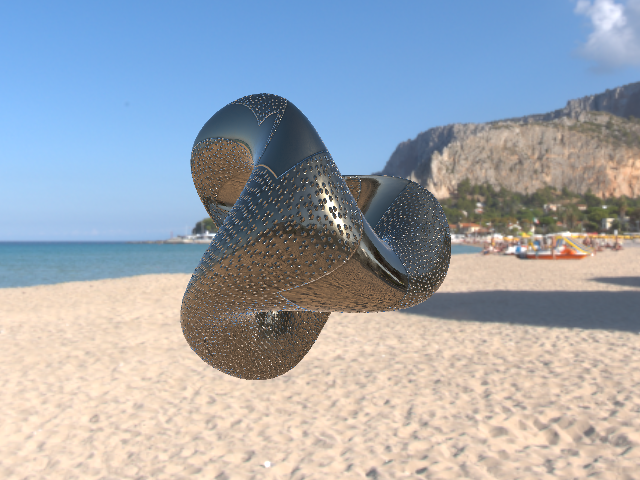

This figure's Python source:
#!/usr/bin/env python

# Demonstrate physically based rendering with isotropic texturing on Boy's
# parametric surface.  Albedo, normal, and ORM (occlusion/roughness/metallic)
# textures are applied.  An HDR equirectangular environment map provides
# image-based lighting and a skybox backdrop.

import os
from pathlib import Path

# Factory overrides: importing these modules registers the OpenGL rendering
# and interaction style implementations for vtkRenderingCore factory classes.
import vtkmodules.vtkInteractionStyle  # noqa: F401
import vtkmodules.vtkRenderingOpenGL2  # noqa: F401

# VTK pipeline classes used in this example
from vtkmodules.vtkCommonComputationalGeometry import vtkParametricBoy
from vtkmodules.vtkFiltersCore import vtkPolyDataTangents
from vtkmodules.vtkFiltersSources import vtkParametricFunctionSource
from vtkmodules.vtkIOImage import (
    vtkHDRReader,
    vtkPNGReader,
)
from vtkmodules.vtkRenderingCore import (
    vtkActor,
    vtkPolyDataMapper,
    vtkRenderWindow,
    vtkRenderWindowInteractor,
    vtkSkybox,
    vtkTexture,
)
from vtkmodules.vtkRenderingOpenGL2 import vtkOpenGLRenderer

# Colors (normalized RGB)
white = (1.0, 1.0, 1.0)
bkg_color = (0.102, 0.200, 0.400)

# Data directory
data_dir = Path(os.environ.get("VPE_DATA_DIR", Path(__file__).parent))
tex_dir = data_dir / "Textures" / "Isotropic"

# Environment texture: load equirectangular HDR for image-based lighting
hdr_reader = vtkHDRReader()
hdr_reader.SetFileName(str(data_dir / "Skyboxes" / "spiaggia_di_mondello_4k.hdr"))

env_texture = vtkTexture()
env_texture.SetColorModeToDirectScalars()
env_texture.SetInputConnection(hdr_reader.GetOutputPort())
env_texture.MipmapOn()
env_texture.InterpolateOn()

# Skybox: spherical projection of the HDR environment
skybox = vtkSkybox()
skybox.SetFloorRight(0, 0, 1)
skybox.SetProjection(vtkSkybox.Sphere)
skybox.SetTexture(env_texture)
skybox.GammaCorrectOn()

# Source: Boy's parametric surface with texture coordinates and tangents
boy = vtkParametricBoy()

boy_source = vtkParametricFunctionSource()
boy_source.SetUResolution(51)
boy_source.SetVResolution(51)
boy_source.GenerateTextureCoordinatesOn()
boy_source.SetParametricFunction(boy)

tangents = vtkPolyDataTangents()
tangents.SetInputConnection(boy_source.GetOutputPort())

# Mapper: map the tangent-enriched parametric surface
mapper = vtkPolyDataMapper()
mapper.SetInputConnection(tangents.GetOutputPort())

# Texture: albedo (base color)
albedo_reader = vtkPNGReader()
albedo_reader.SetFileName(str(tex_dir / "vtk_Base_Color.png"))
albedo = vtkTexture()
albedo.UseSRGBColorSpaceOn()
albedo.InterpolateOn()
albedo.SetInputConnection(albedo_reader.GetOutputPort())

# Texture: ORM (occlusion, roughness, metallic)
material_reader = vtkPNGReader()
material_reader.SetFileName(str(tex_dir / "vtk_Material.png"))
material = vtkTexture()
material.InterpolateOn()
material.SetInputConnection(material_reader.GetOutputPort())

# Texture: normal map
normal_reader = vtkPNGReader()
normal_reader.SetFileName(str(tex_dir / "vtk_Normal.png"))
normal = vtkTexture()
normal.InterpolateOn()
normal.SetInputConnection(normal_reader.GetOutputPort())

# Actor: PBR Boy's surface with isotropic textures
actor = vtkActor()
actor.SetMapper(mapper)
actor.GetProperty().SetInterpolationToPBR()
actor.GetProperty().SetColor(white)
actor.GetProperty().SetMetallic(1.0)
actor.GetProperty().SetRoughness(1.0)
actor.GetProperty().SetBaseColorTexture(albedo)
actor.GetProperty().SetORMTexture(material)
actor.GetProperty().SetNormalTexture(normal)

# Renderer: OpenGL renderer with image-based lighting
renderer = vtkOpenGLRenderer()
renderer.SetBackground(bkg_color)
renderer.AutomaticLightCreationOff()
renderer.UseImageBasedLightingOn()
renderer.UseSphericalHarmonicsOn()
renderer.SetEnvironmentTexture(env_texture, False)
renderer.GetEnvMapIrradiance().SetIrradianceStep(0.3)
renderer.AddActor(actor)
renderer.AddActor(skybox)

# Window: display the rendered scene
render_window = vtkRenderWindow()
render_window.AddRenderer(renderer)
render_window.SetWindowName("pbr skybox texturing")
render_window.SetMultiSamples(0)
render_window.SetSize(640, 480)

# Interactor: handle mouse and keyboard events
interactor = vtkRenderWindowInteractor()
interactor.SetRenderWindow(render_window)

# Launch the interactive visualization
render_window.Render()
interactor.Start()
